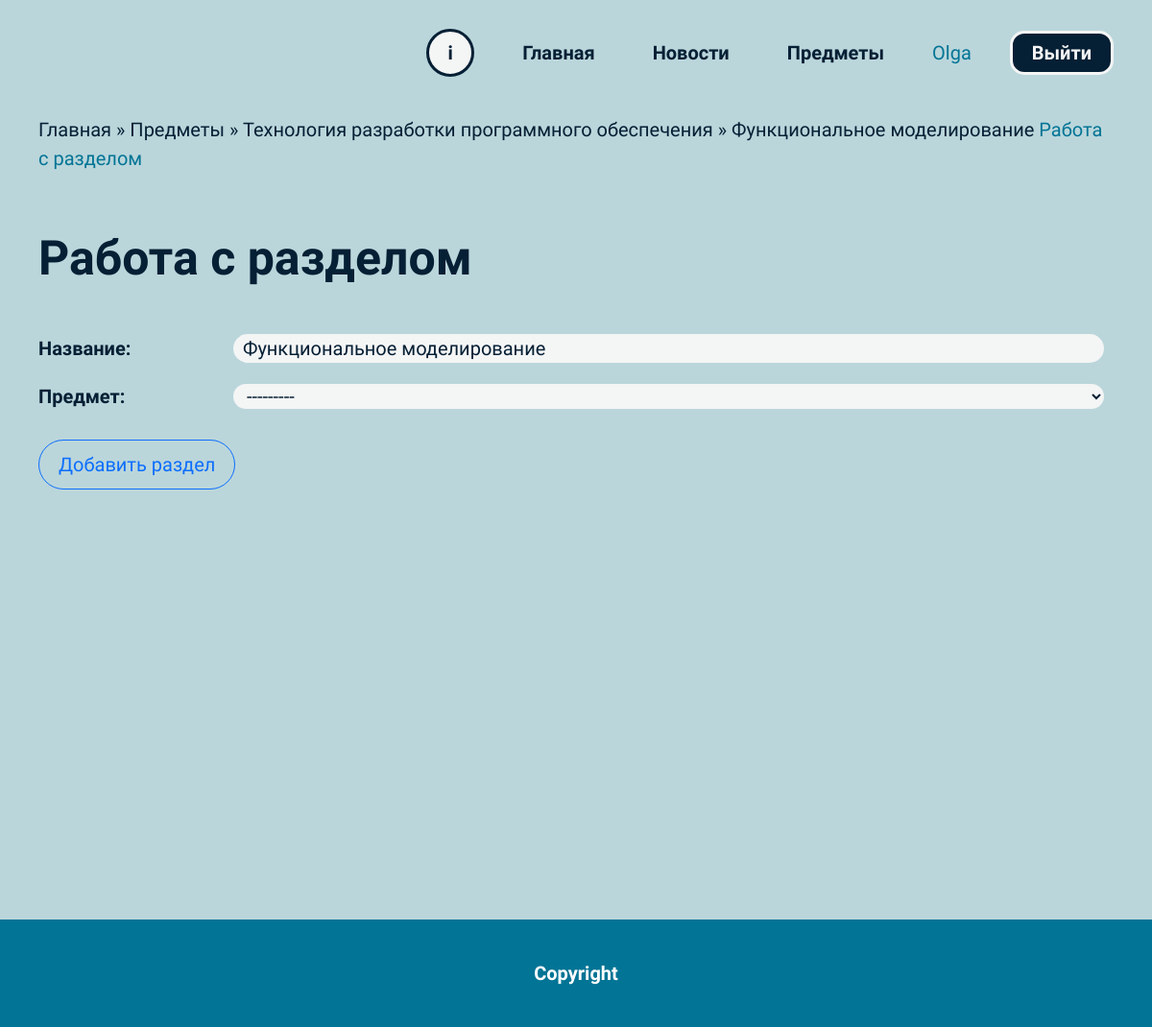
Screenshot of /catalog/section/1/update/ (signed in) with the database file from the repository.
### catalog/models.py (models this page shows, shortened)
class Subject(models.Model):
    name = models.CharField(max_length=100)
    teacher = models.ForeignKey(User, on_delete=models.SET_NULL, null=True, blank=True, limit_choices_to=Q(groups__name='Teachers'))
    image = models.ImageField(upload_to='subject_images/', null=True, blank=True)
    def __str__(self):
        return self.name

class Section(models.Model):
    name = models.CharField(max_length=100)
    subject = models.ForeignKey(Subject, on_delete=models.CASCADE)
    class Meta:
        permissions = (("can__section", "Work with section"),)

### catalog/views.py (the view, shortened to what this page needs)
# urls.py: path('section/<int:pk>/update/', views.SectionUpdate.as_view(), name='section-update'),
class SectionUpdate(LoginRequiredMixin, PermissionRequiredMixin, UpdateView):
    model = Section
    permission_required = 'catalog.can__section'
    form_class = SectionCreateForm
    def get_form(self, form_class=None):
        form = super().get_form(form_class)
        user = self.request.user
        subjects = Subject.objects.filter(teacher=user)
        form.fields['subject'].queryset = subjects
        return form
    def get_context_data(self, **kwargs):
        context = super().get_context_data(**kwargs)
        context['current_subject_id'] = self.kwargs.get('pk')
        context['current_subject'] = get_object_or_404(Subject, id=context['current_subject_id'])
        return context

### catalog/views.py
class SectionCreateForm(forms.ModelForm):
    class Meta:
        model = Section
        fields = '__all__'
        labels = {
            "name": "Название",
            "subject": "Предмет"
        }

### catalog/templates/catalog/section_form.html (shortened to what this page needs)
{% extends "base_generic.html" %}
{% block content %}
<section class="section-creation">
  <div class="container">
    <div class="bread-crumbs">
      <a href="{% url 'index' %}">Главная</a> &raquo;
      <a href="{% url 'subjects' %}">Предметы</a> &raquo;
      <a href="{% url 'section_list' current_subject_id %}">{{ current_subject.name }}</a> &raquo;
      {% if section %}
      <a href="{% url 'section-detail' section.id %}">{{ section.name }}</a>
      {% endif %}
      <span class="current-page">Работа с разделом</span>
    </div>
    <div class="section-operation-title">
      <h1 class="general-design">Работа с разделом</h1>
    </div>
    <form action="" method="post" class="section-form">
        <table>
        {{ form.as_table }}
        </table>
        <input class="btn btn-outline-primary add-section-btn" type="submit" value="Добавить раздел" />
    </form>
  </div>
</section>
{% endblock %}

### catalog/templates/base_generic.html (shortened to what this page needs)
<!doctype html>
<html lang="en">
  <head>
    <link
      rel="stylesheet"
      href="https://maxcdn.bootstrapcdn.com/bootstrap/3.3.7/css/bootstrap.min.css" />
    <link href="https://cdn.jsdelivr.net/npm/bootstrap@5.3.2/dist/css/bootstrap.min.css" rel="stylesheet">
    {% load static %}
    <link rel="stylesheet" href="{% static 'css/styles.css' %}" />
    <link rel="stylesheet" href="{% static 'css/media.css' %}" />
  </head>
  <body>
    <header class="header">
      <div class="container">
        <div class="header-nav">
          <nav id="nav" class="nav">
            <ul class="nav-list">
              <li class="nav-item"><a href="#!" class="nav-link help">i</a></li>
              <li class="nav-item"><a href="{% url 'index' %}" class="nav-link">Главная</a></li>
              <li class="nav-item"><a href="https://mrk-bsuir.by/ru/explore/all/" class="nav-link">Новости</a></li>
              {% if user.is_authenticated %}
                  <li class="nav-item"><a href="{% url 'subjects' %}" class="nav-link">Предметы</a></li>
                  <li class="nav-item person">{{ user.get_username }}</li>
                  <li class="nav-item"><a href="{% url 'logout'%}?next={{request.path}}" class="nav-link login">Выйти</a></li>
                {% else %}
                  <li class="nav-item"><a href="{% url 'login'%}?next={{request.path}}" class="nav-link login">Войти</a></li>
                {% endif %}
            </ul>
          </nav>
        </div>
      </div>
    </header>
    <div class="content">{% block content %}{% endblock %}</div>
    <footer class="rights">
      <div class="footer-content">
        <p>Copyright</p>
      </div>
    </footer>
  </body>
</html>

### catalog/static/css/styles.css (style rules this page uses)
body { font-family: 'Jura', sans-serif; color: #051F34; font-size: 20px; background-color: #BAD6DB; }
body a, body a:hover { color: #051F34; }
.container { position: relative; max-width: 1120px; padding: 0; margin: 0 auto; }
p { margin-bottom: 0; }
.header { padding-top: 30px; }
.nav { display: flex; justify-content: end; }
.nav-list { display: flex; justify-content: center; align-items: center; gap: 40px; margin-bottom: 0; padding-left: 0; }
.nav-item.person { color: var(--darkturquoise, #027495); }
.nav-link { color: #051F34; font-size: 20px; font-weight: 600; }
.nav-link.login { padding: 5px 20px; border-radius: 15px; border: 3px solid #F4F5F5; background: #051F34; color: #F4F5F5; font-family: 'Jura', sans-serif; font-weight: 700; transition: background-color 0.2s ease-in, top 0.2s ease-in; }
.nav-link.help { display: flex; width: 50px; height: 50px; flex-direction: column; justify-content: center; align-items: center; gap: 10px; border-radius: 50px; border: 3px solid var(--darkblue, #051F34); background: var(--lightgray, #F4F5F5); color: #051F34; font-size: 20px; font-weight: 700; }
.rights { margin-top: 150px; }
.footer-content { display: flex; width: 100%; padding: 41px; justify-content: center; align-items: center; gap: 10px; background: #027495; color: #FFF; font-size: 20px; font-weight: 600; }
.content { min-height: calc(100vh - 112px); }
.general-design { color: var(--darkblue, #051F34); font-size: 50px; font-style: normal; font-weight: 700; line-height: normal; }
.current-page { color: #027495; }
.bread-crumbs { margin-bottom: 60px; }
.lection-form table input[type="text"], .lection-form table input[type="password"], .lection-form table input[type="email"], .lection-form table input[type="file"], .lection-form table input[type="url"], .lection-form table select, .lection-form table textarea, .video-form table input[type="text"], .video-form table input[type="password"], .video-form table input[type="email"], .video-form table input[type="file"], .video-form table input[type="url"], .video-form table select, .video-form table textarea, .create-test-form input, .create-test-form select, .edit-test-form input, .edit-test-form select, .section-form table input[type="text"], .section-form table input[type="password"], .section-form table input[type="email"], .section-form table input[type="file"], .section-form table input[type="url"], .section-form table select, .section-form table textarea { background-color: #F4F5F5; border-radius: 30px; padding-left: 10px; width: 100%; }
.section-creation { margin-top: 40px; }
.btn { border-radius: 30px; font-size: 20px; padding: 10px 20px; }
table { width: 100%; border-collapse: collapse; }
td { padding: 10px; }
.section-operation-title { margin-bottom: 40px; }
.add-section-btn { margin-top: 20px; }

### rows the page displays
Subject: name "Технология разработки программного обеспечения"
Section: name "Функциональное моделирование", subject "---------"

### other values shown
{{ user.get_username }} "Olga"
